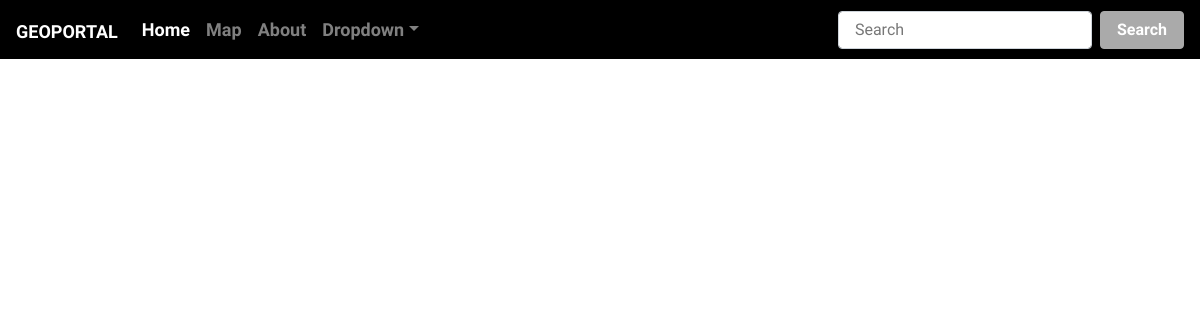
Before: / with the older database file.
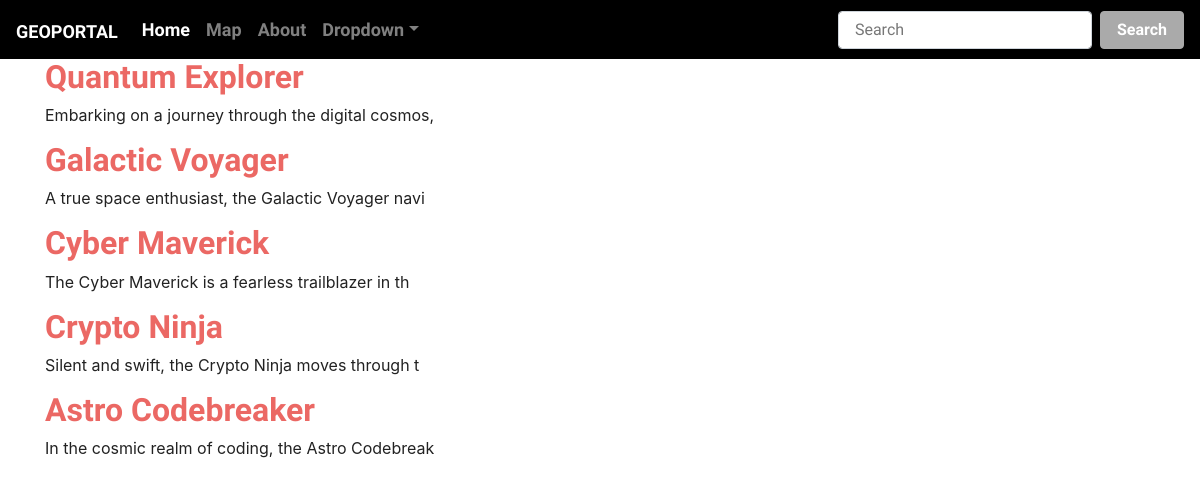
After: the same page with the newer database file.
### MyGIS/models.py (models this page shows, shortened)
class Articles(models.Model):
    title = models.CharField(max_length=200)
    text = models.TextField()
    user = models.ForeignKey(User, on_delete=models.DO_NOTHING)
    def get_short_text(self, SHORT_TEXT_LEN=50):
        if len(self.text) > SHORT_TEXT_LEN:
            return self.text[:SHORT_TEXT_LEN]
        else:
            return self.text

### MyGIS/views.py (the view)
# urls.py: re_path(r'^$', views.home, name='home'),
def home(request):
    articles = Articles.objects.all()
    context = {
        'articles': articles
    }
    return render(request, 'MyGIS/home.html', context)

### MyGIS/templates/MyGIS/home.html (shortened to what this page needs)
{% extends 'MyGIS/base.html' %}
{% block content %}
    {% for article in articles %}
        <h2><a href="{% url 'article' article.id %}">{{ article.title }}</a></h2>
        <p> {{article.get_short_text}}</p>
    {% endfor %}
{% endblock %}

### MyGIS/templates/MyGIS/base.html (shortened to what this page needs)
{% load static %}
<!doctype html>
<html lang="en">
  <head>
    <link rel="stylesheet" href="https://cdn.jsdelivr.net/npm/bootswatch@4.5.2/dist/journal/bootstrap.min.css">
    <link href="{% static 'MyGIS/main.css' %}" rel="stylesheet">
  </head>
  <body>
<nav class="navbar navbar-expand-md navbar-dark bg-dark fixed-top">
  <a class="navbar-brand" href="{% url 'home' %}">Geoportal</a>
  <div class="collapse navbar-collapse" id="navbarsExampleDefault">
    <ul class="navbar-nav mr-auto">
      <li class="nav-item active">
        <a class="nav-link" href="{% url 'home' %}">Home <span class="sr-only">(current)</span></a>
      </li>
      <li class="nav-item">
        <a class="nav-link" href="{% url 'map' %}">Map</a>
      </li>
      <li class="nav-item">
        <a class="nav-link" href="{% url 'about' %}">About</a>
      </li>
      <li class="nav-item dropdown">
        <a class="nav-link dropdown-toggle" href="#" data-toggle="dropdown" aria-expanded="false">Dropdown</a>
      </li>
    </ul>
    <form class="form-inline my-2 my-lg-0" action="https://www.google.com/search" method="GET">
      <input class="form-control mr-sm-2" type="text" placeholder="Search" aria-label="Search" name="q">
      <button class="btn btn-secondary my-2 my-sm-0" type="submit">Search</button>
    </form>
  </div>
</nav>
<main role="main" class="container margin_top">
    {% block content %}
    {% endblock %}
</main>
  </body>
</html>

### MyGIS/static/MyGIS/main.css (style rules this page uses)
.margin_top { margin-top: 60px !important; }

Changed rows visible on the page:
added Articles: title "Quantum Explorer", get_short_text "Embarking on a journey through the digital cosmos,"
added Articles: title "Galactic Voyager", get_short_text "A true space enthusiast, the Galactic Voyager navi"
added Articles: title "Cyber Maverick", get_short_text "The Cyber Maverick is a fearless trailblazer in th"
added Articles: title "Crypto Ninja", get_short_text "Silent and swift, the Crypto Ninja moves through t"
added Articles: title "Astro Codebreaker", get_short_text "In the cosmic realm of coding, the Astro Codebreak"
